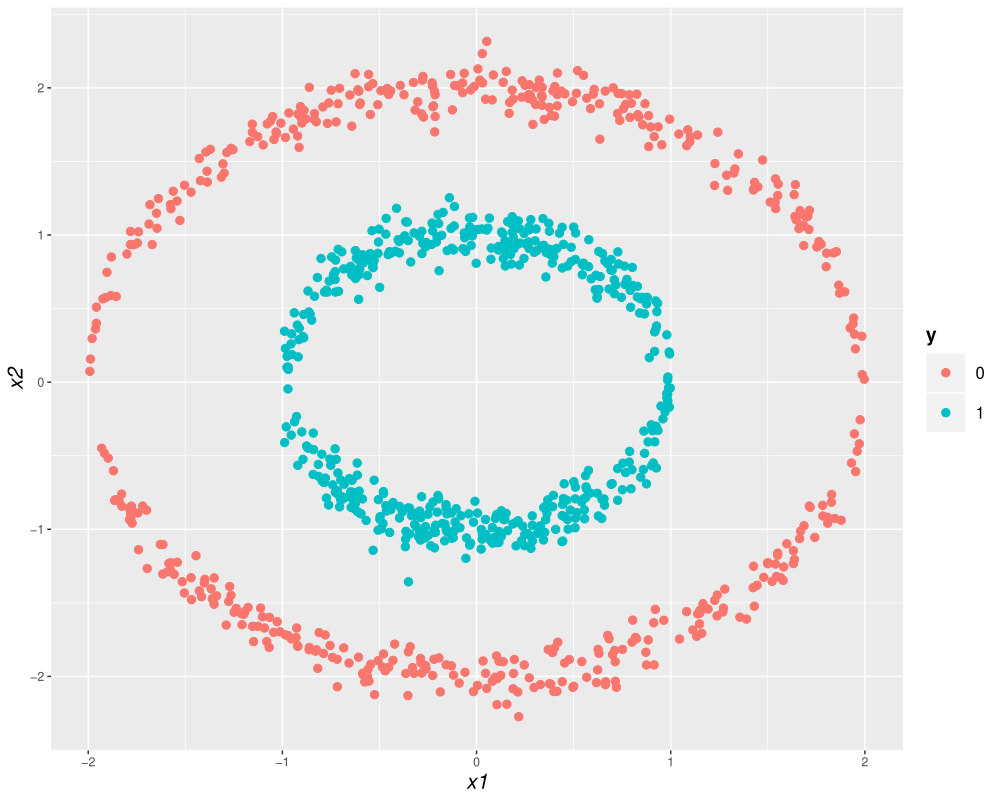

The script that drew this image:
###############################################
###### MASZYNY WEKTOROW PODPIERAJACYCH ########
###############################################


###### ZADANIE 1 #######
# generujemy dane wedlug opisu
y <- c(rep(1, 500), rep(0, 500))
x <- matrix(0, ncol = 2, nrow = 1000)

# generujemy obserwacje z klasy 1
x[1:500, 1] <- runif(500, -1, 1)
x[1:500, 2] <- sample(x = c(-1, 1), size = 500, replace = T, prob = c(0.5, 0.5))*sqrt(1-x[1:500, 1]^2)
# generujemy obserwacje z klasy 0
x[501:1000, 1] <- runif(500, -2, 2)
x[501:1000, 2] <- sample(x = c(-1, 1), size = 500, replace = T, prob = c(0.5, 0.5))*sqrt(4-x[501:1000, 1]^2)

# dodajemy szum do zmiennej x2
x[, 2] <- x[, 2] + rnorm(1000, 0, 0.1)

# wykres rozproszenia zmiennych w klasach
plot(x[, 1], x[, 2], col = as.factor(y))

# lub w ggplot2
library(ggplot2)
q <- ggplot(data = data.frame(y = y, x = x), aes(x = x.1, y = x.2, col = as.factor(y)))+
  geom_point(size = 2.5) + 
  xlab("x1") + ylab("x2") + 
  theme(axis.title.x = element_text(size = 15, angle = 0, face = "italic"), 
        axis.title.y = element_text(size = 15, angle = 90, face = "italic")) +
  theme(legend.title = element_text(size = 14, face = "bold")) +
  theme(legend.text = element_text(colour = "black", size = 12)) + 
  guides(color = guide_legend(keywidth = 2, keyheight = 2)) + 
  labs(colour = "y")
q

ggsave(filename = "svm.pdf", plot = q, width = 10, height = 8)



# dla tak wygenerowanych danych testujemy dzialanie metody svm z roznymi jadrami

library(e1071)

model1 <- svm(x, as.factor(y), kernel = "linear")
yhat1 <- predict(model1, x)

q1 <- ggplot(data = data.frame(y = yhat1, x = x), aes(x = x.1, y = x.2, col = as.factor(y)))+
  geom_point(size = 2.5) + 
  xlab("x1") + ylab("x2") + 
  theme(axis.title.x = element_text(size = 15, angle = 0, face = "italic"), 
        axis.title.y = element_text(size = 15, angle = 90, face = "italic")) +
  theme(legend.title = element_text(size = 14, face = "bold")) +
  theme(legend.text = element_text(colour = "black", size = 12)) + 
  guides(color = guide_legend(keywidth = 2, keyheight = 2)) + 
  labs(colour = "y")
q1


################################################################################
model2 <- svm(x, as.factor(y), kernel = "radial")
yhat2 <- predict(model2, x)

q2 <- ggplot(data = data.frame(y = yhat2, x = x), aes(x = x.1, y = x.2, col = as.factor(y)))+
  geom_point(size = 2.5) + 
  xlab("x1") + ylab("x2") + 
  theme(axis.title.x = element_text(size = 15, angle = 0, face = "italic"), 
        axis.title.y = element_text(size = 15, angle = 90, face = "italic")) +
  theme(legend.title = element_text(size = 14, face = "bold")) +
  theme(legend.text = element_text(colour = "black", size = 12)) + 
  guides(color = guide_legend(keywidth = 2, keyheight = 2)) + 
  labs(colour = "y")
q2




################################################################################
model3 <- svm(x, as.factor(y), kernel = "polynomial", degree = 5)
yhat3 <- predict(model3, x)

q3 <- ggplot(data = data.frame(y = yhat3, x = x), aes(x = x.1, y = x.2, col = as.factor(y)))+
  geom_point(size = 2.5) + 
  xlab("x1") + ylab("x2") + 
  theme(axis.title.x = element_text(size = 15, angle = 0, face = "italic"), 
        axis.title.y = element_text(size = 15, angle = 90, face = "italic")) +
  theme(legend.title = element_text(size = 14, face = "bold")) +
  theme(legend.text = element_text(colour = "black", size = 12)) + 
  guides(color = guide_legend(keywidth = 2, keyheight = 2)) + 
  labs(colour = "y")
q3
